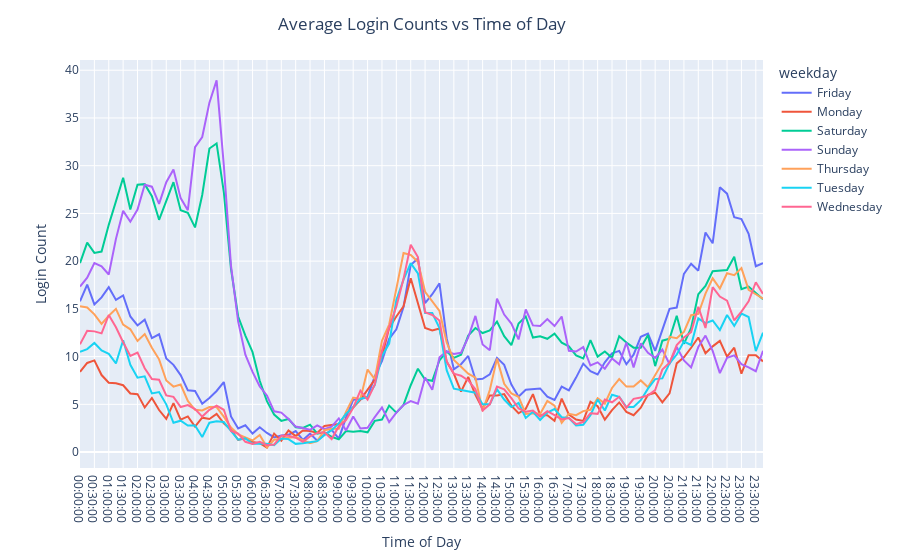

The code cell stored with this chart in its notebook:
### Code cell
# Plot. 15-min login count averages over 24-hr period for each day of the week.

fig = px.line(df_, x = 'time',y='login_count', color = 'weekday')

# axes
fig.update_layout({'xaxis': {'title': {'text': 'Time of Day'}},
                   'yaxis': {'title': {'text': 'Login Count'}}})
fig.update_layout({'title': {'text': 'Average Login Counts vs Time of Day', 'xref': 'paper', 'x': 0.5}})

fig.show()
